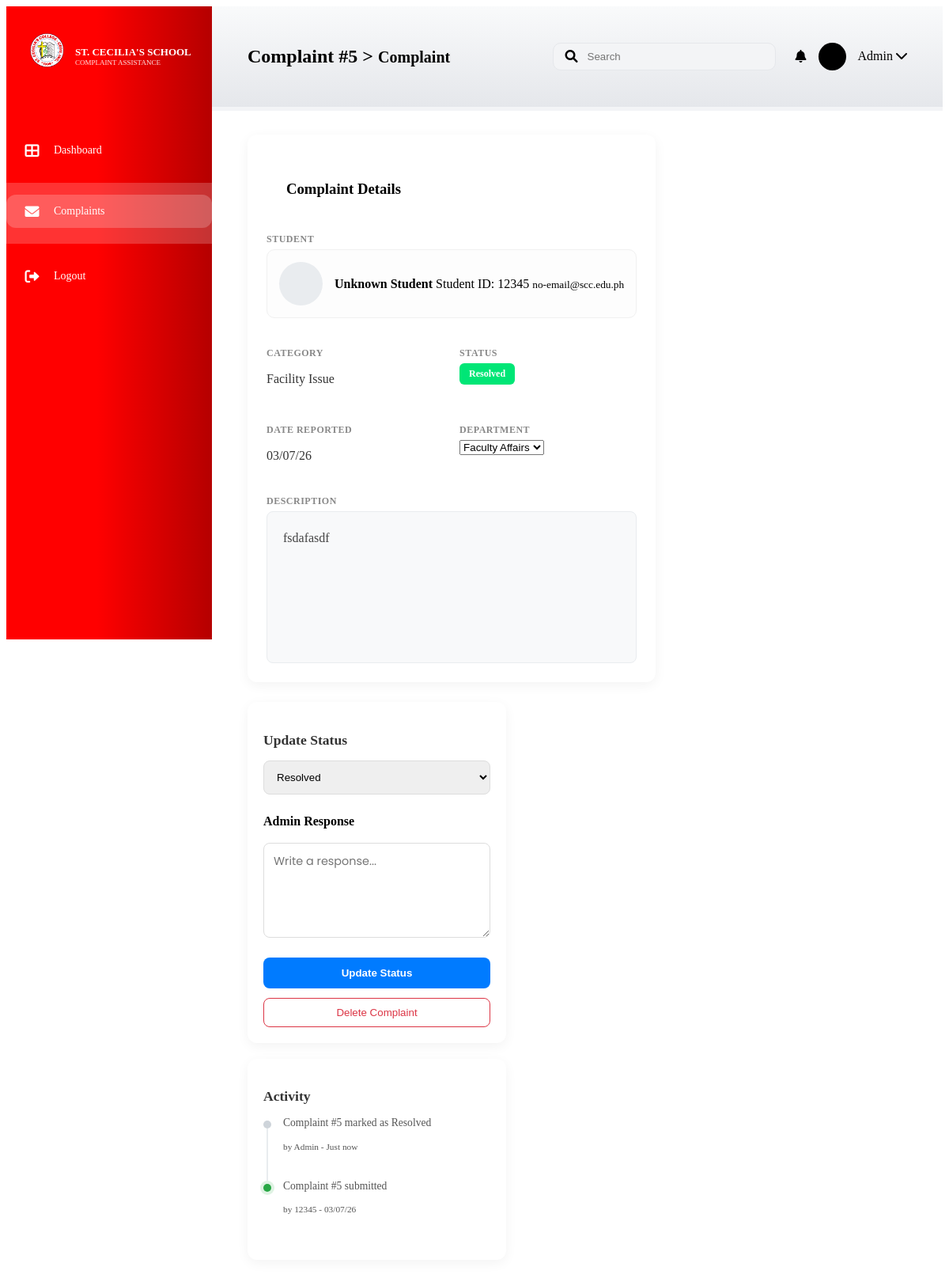
Page /admin/complaints/view/5 (signed in) on the committed database.
### app.py (models this page shows)
class Complaint(db.Model):
    id = db.Column(db.Integer, primary_key=True)
    student_name = db.Column(db.String(100), nullable=False)
    category = db.Column(db.String(50), nullable=False)
    description = db.Column(db.Text, nullable=False)
    status = db.Column(db.String(20), default='Pending')
    date_posted = db.Column(db.String(20), default=lambda: datetime.now().strftime("%m/%d/%y"))

### app.py (the view)
@app.route('/admin/complaints/view/<int:id>')
def admin_complaints_view(id):
    if session.get('user_role') != 'staff':
        return redirect(url_for('login'))
    complaint = Complaint.query.get_or_404(id)
    return render_template('admin_complaints_view.html', complaint=complaint)

### templates/admin_complaints_view.html (shortened to what this page needs)
<!DOCTYPE html>
<html lang="en">
<head>
    <link rel="stylesheet" href="{{ url_for('static', filename='style.css') }}">
    <link rel="stylesheet" href="https://cdnjs.cloudflare.com/ajax/libs/font-awesome/6.0.0/css/all.min.css">
</head>
<body class="admin-review-page">
    <div class="dashboard-wrapper">
        <aside class="sidebar">
            <div class="sidebar-header">
                <img src="{{ url_for('static', filename='images/logo.png') }}" class="logo">
                <div class="brand">
                    <h3>ST. CECILIA'S SCHOOL</h3>
                    <p>COMPLAINT ASSISTANCE</p>
                </div>
            </div>
            <nav class="nav-menu">
                <ul>
                    <li><a href="{{ url_for('admin_dashboard_route') }}"><i class="fas fa-th-large"></i> <span>Dashboard</span></a></li>
                    <li class="active"><a href="#"><i class="fas fa-envelope"></i> <span>Complaints</span></a></li>
                    <li><a href="#"><i class="fas fa-sign-out-alt"></i> <span>Logout</span></a></li>
                </ul>
            </nav>
        </aside>
        <main class="main-panel">
            <header class="top-header">
                <div class="breadcrumb">
                    <h2>Complaint #{{ complaint.id }} <span class="separator">></span> <small>Complaint</small></h2>
                </div>
                <div class="header-right">
                    <div class="search-bar"><i class="fas fa-search"></i><input type="text" placeholder="Search"></div>
                    <div class="user-meta">
                        <i class="fas fa-bell"></i>
                        <div class="avatar"></div>
                        <span>Admin <i class="fas fa-chevron-down"></i></span>
                    </div>
                </div>
            </header>
            <div class="dashboard-content-wrapper review-layout">
                <section class="complaint-details-card">
                    <div class="card-header">
                        <h3>Complaint Details</h3>
                    </div>
                    <div class="student-info-section">
                        <p class="label-text">Student</p>
                        <div class="student-profile-box">
                            <div class="profile-avatar"></div>
                            <div class="profile-details">
                                <strong>{{ student.full_name if student else 'Unknown Student' }}</strong>
                                <span>Student ID: {{ complaint.student_name }}</span>
                                <small>{{ student.email if student else 'no-email@scc.edu.ph' }}</small>
                            </div>
                        </div>
                    </div>
                    <div class="details-grid">
                        <div class="grid-item">
                            <p class="label-text">Category</p>
                            <p class="value-text">{{ complaint.category }}</p>
                        </div>
                        <div class="grid-item">
                            <p class="label-text">Status</p>
                            <span class="status-pill {{ (complaint.status or 'Pending').lower().replace(' ', '-') }}">
                                {{ complaint.status or 'Pending' }}
                            </span>
                        </div>
                        <div class="grid-item">
                            <p class="label-text">Date Reported</p>
                            <p class="value-text">{{ complaint.date_posted }}</p>
                        </div>
                        <div class="grid-item">
                            <p class="label-text">Department</p>
                            <select class="form-input-small">
                                <option>Faculty Affairs</option>
                            </select>
                        </div>
                    </div>
                    <div class="description-box">
                        <p class="label-text">Description</p>
                        <div class="description-content">
                            {{ complaint.description }}
                        </div>
                    </div>
                </section>
                <aside class="review-actions">
                    <div class="action-card">
                        <h3>Update Status</h3>
                        <form action="{{ url_for('update_complaint_status', id=complaint.id) }}" method="POST">
                            <div class="input-group">
                                <select name="new_status" class="form-input">
                                    <option value="Resolved" {% if complaint.status == 'Resolved' %}selected{% endif %}>Resolved</option>
                                </select>
                            </div>
                            <div class="input-group">
                                <label>Admin Response</label>
                                <textarea name="admin_comment" placeholder="Write a response..." class="form-input response-area"></textarea>
                            </div>
                            <div class="button-group">
                                <button type="submit" class="btn-update">Update Status</button>
                                <button type="button" class="btn-delete-text">Delete Complaint</button>
                            </div>
                        </form>
                    </div>
                    <div class="activity-card">
                        <h3>Activity</h3>
                        <ul class="activity-list">
                            <li>
                                <div class="dot"></div>
                                <p>Complaint #{{ complaint.id }} marked as {{ complaint.status }}</p>
                                <small>by Admin - Just now</small>
                            </li>
                            <li>
                                <div class="dot active"></div>
                                <p>Complaint #{{ complaint.id }} submitted</p>
                                <small>by {{ complaint.student_name }} - {{ complaint.date_posted }}</small>
                            </li>
                        </ul>
                    </div>
                </aside>
            </div>
        </main>
    </div>
</body>
</html>

### rows in the picture
Complaint: id "5", student_name "12345", category "Facility Issue", status "Resolved", date_posted "03/07/26", description "fsdafasdf", new_status "Resolved"

### other values in the picture
{{ student.full_name if student else 'Unknown Student' }} "Unknown Student"
{{ student.email if student else 'no-email@scc.edu.ph' }} "no-email@scc.edu.ph"
